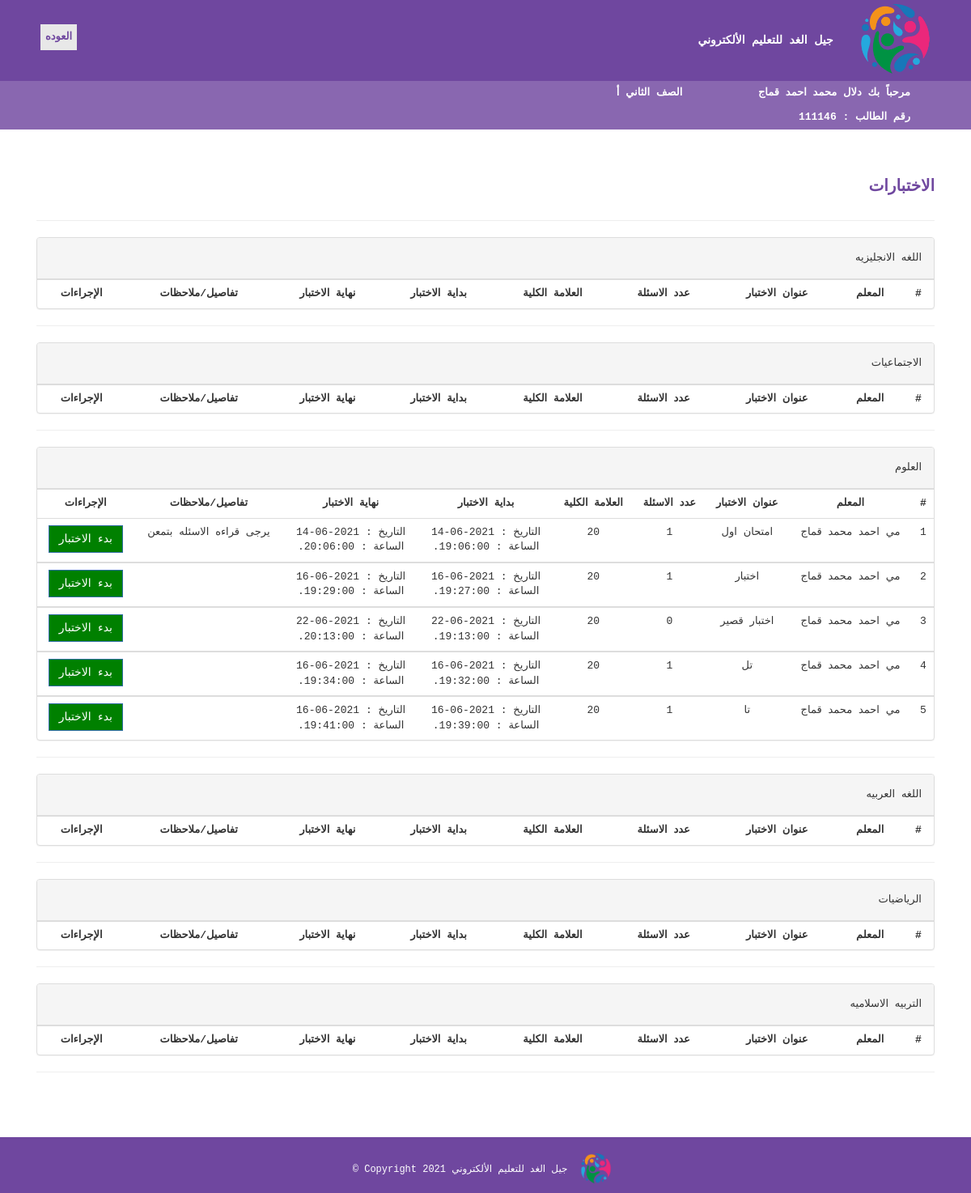
Page /student/exam.php (signed in) on the committed database.
### tables this page shows
CREATE TABLE `student` (
  `id` int(50) NOT NULL,
  `password` varchar(50) NOT NULL,
  `section_id` int(11) NOT NULL,
  `first_name` varchar(50) NOT NULL,
  `second_name` varchar(50) NOT NULL,
  `third_name` varchar(50) NOT NULL,
  `last_name` varchar(50) NOT NULL,
  `mother_name` varchar(15) NOT NULL,
  `guardian` varchar(15) NOT NULL,
  `identity_number` varchar(50) NOT NULL,
  `gender` varchar(50) NOT NULL,
  `phone` varchar(50) NOT NULL,
  `religion` varchar(15) NOT NULL,
  `address` varchar(50) NOT NULL,
  `nationality` varchar(50) NOT NULL,
  `date_of_birth` date NOT NULL,
  `place_of_birth` varchar(15) NOT NULL,
  `creationDate` timestamp NULL DEFAULT current_timestamp(),
  `updationDate` varchar(255) DEFAULT NULL
);

CREATE TABLE `course` (
  `id` int(11) NOT NULL,
  `className` varchar(50) DEFAULT NULL,
  `numOfSection` varchar(10) DEFAULT NULL,
  `creationDate` timestamp NULL DEFAULT current_timestamp(),
  `updationDate` varchar(255) DEFAULT NULL
);

CREATE TABLE `subject` (
  `id` int(11) NOT NULL,
  `subjectName` varchar(75) DEFAULT NULL,
  `cretionData` timestamp NULL DEFAULT current_timestamp(),
  `updationData` varchar(255) DEFAULT NULL
);

CREATE TABLE `exam_tbl` (
  `exam_id` int(11) NOT NULL,
  `teacher_id` varchar(75) NOT NULL,
  `class_id` varchar(250) NOT NULL,
  `sub_id` varchar(250) NOT NULL,
  `start_time` timestamp(6) NOT NULL DEFAULT current_timestamp(6),
  `end_time` timestamp(6) NOT NULL DEFAULT current_timestamp(6),
  `ex_title` varchar(1000) NOT NULL,
  `ex_questlimit_display` int(11) NOT NULL,
  `ex_description` varchar(1000) NOT NULL,
  `ex_created` varchar(300) NOT NULL,
  `ex_mark` int(11) NOT NULL
);

CREATE TABLE `teacher` (
  `id` int(50) NOT NULL,
  `password` varchar(50) NOT NULL,
  `first_name` varchar(50) NOT NULL,
  `second_name` varchar(50) NOT NULL,
  `third_name` varchar(50) NOT NULL,
  `last_name` varchar(50) NOT NULL,
  `identity_number` varchar(50) NOT NULL,
  `gender` varchar(50) NOT NULL,
  `phone` varchar(50) NOT NULL,
  `Email` varchar(50) NOT NULL,
  `address` varchar(50) NOT NULL,
  `nationality` varchar(50) NOT NULL,
  `specialization` varchar(50) NOT NULL,
  `appointment_year` date NOT NULL,
  `date_of_birth` date NOT NULL,
  `creationDate` timestamp NULL DEFAULT current_timestamp(),
  `updationDate` varchar(255) DEFAULT NULL
);

### student/exam.php (the view, shortened to what this page needs)
<?php
include('includes/config.php');
?>
<!DOCTYPE html>
<html lang="en">
<head>
  <link rel="stylesheet" href="https://use.fontawesome.com/releases/v5.11.2/css/all.css">
  <link href="css/bootstrap.min.css" rel="stylesheet">
  <link href="css/mdb.min.css" rel="stylesheet">
      <link href="assets/css/bootstrap.css" rel="stylesheet" />
    <link href="assets/css/font-awesome.css" rel="stylesheet" />
    <link href="assets/css/style.css" rel="stylesheet" />
</head>
<body  style="font-family:Courier New;  margin:0; ">
     <?php include('includes/header.php');?>
	  <a href="home.php"> <b> <button  style="position: absolute;
  left: 50px; top:30px; color:#6F479F; border: none; background-color:#e8e8e8;">العوده</button></b></a>
 <main>
    <div class="content-wrapper">
        <div class="container">
              <div class="row">
                  <div class="col-md-12">
                         <h1  style="color:#6F479F; background-color:#fff; font-size:20px; font-weight: bold;">الاختبارات</h1>
                         <hr class="my-5" >
                    </div>
                </div>
                      <?php
             $sql=mysqli_query($con,"SELECT * FROM `student` where id='".$_SESSION['login']."' ");
                                $class= mysqli_fetch_array($sql);
                                  $s=mysqli_query($con,"SELECT DISTINCT subject FROM `addtable` where class='".$class['section_id']."' ");
                            while($da= mysqli_fetch_array($s))
{
                       ?>   <div class="panel panel-default">
                        <div class="panel-heading">
                            <?php
                             $class1=$da['subject'];
                           $cl= mysqli_query($con,"select * from subject where id = '$class1'");
                            $class= mysqli_fetch_array($cl);
                                echo htmlentities($class['subjectName']);
                            ?>
                        </div>
                            <div class="table-responsive table-bordered">
                                <table class="table">
                                  <thead>
                                    <tbody>
                                        <tr>
                                             <th style="text-align:center">#</th>
                                             <th style="text-align:center">المعلم</th>
                                             <th style="text-align:center">عنوان الاختبار</th>
                                             <th style="text-align:center">عدد الاسئلة</th>
                                             <th style="text-align:center"> العلامة الكلية</th>
                                              <th style="text-align:center">بداية الاختبار</th>
                                                 <th style="text-align:center">نهاية الاختبار</th>
                                                <th style="text-align:center">تفاصيل/ملاحظات</th>
                                                  <th style="text-align:center">الإجراءات</th>
                                     <?php     $cnt=1;
                                       $sql=mysqli_query($con,"SELECT * FROM `student` where id='".$_SESSION['login']."' ");
                                         $c= mysqli_fetch_array($sql);
                                         $sql=mysqli_query($con,"SELECT * FROM `exam_tbl` where class_id='".$c['section_id']."' AND sub_id='".$class['id']."' ");
                                       while(  $row=mysqli_fetch_array($sql))
                                       {
     $teacher=$row['teacher_id'];
      $sec=mysqli_query($con,"select first_name,second_name,third_name,last_name from teacher where id = '$teacher'");
  $teacher= mysqli_fetch_array($sec);
                                 $x=substr($row['start_time'], 0, 11);
   $x1=substr($row['start_time'], 10,10);
   $X=substr($row['end_time'], 0, 11);
   $X1=substr($row['end_time'],10,10);
                                        ?>
                                        <tr>
                                            <td style="text-align:center"><?php echo $cnt;?></td>
                                         <td style="text-align:center"><?php echo htmlentities($teacher['first_name'])," ",htmlentities($teacher['second_name'])," ",htmlentities($teacher['third_name'])," ",htmlentities($teacher['last_name']);?></td>
                                         <td style="text-align:center"><?php echo htmlentities($row['ex_title']); ?></td>
                                         <td style="text-align:center"><?php echo htmlentities($row['ex_questlimit_display']); ?></td>
                                         <td style="text-align:center"><?php echo htmlentities($row['ex_mark']); ?></td>
                                          <td style="text-align:center"><?php echo 'التاريخ : ',$x,'</br>','الساعة :',$x1; ?></td>
                                         <td style="text-align:center"><?php echo 'التاريخ : ',$X,'</br>','الساعة :',$X1; ?></td>
                                                 <td style="text-align:center"><?php echo htmlentities($row['ex_description']);?></td>
                                              <td style="text-align:center">
                                                    <a href="time-exam.php?id=<?php echo $row['exam_id']?>">
                                                <button class="btn btn-primary" style="background-color:#008000;"> بدء الاختبار</button> </a>
                            </tbody>     <?php $cnt++;} ?>
    </table>
     </div>
      </div>
           <hr>
  <?php } ?>
                                      </div></div>
    </main>
  <?php include('includes/footer.php');?>
</body>
</html>

### student/includes/header.php (shortened to what this page needs)
  <div style=" background-color:#6F479F ; color:#fff; font-size:14px ;font-weight: bold;">
                      <img src="jel.png" alt="logo"style="max-height: 100px; padding:5px; padding-right:30px;"/>
  جيل الغد للتعليم الألكتروني
     <div  style="color:#fff; font-size:13px ; padding-right:75px;  background-color:#8967B0 " >
            <?php
        $sql=mysqli_query($con,"SELECT * FROM `student` where id='".$_SESSION['login']."' ");
    $row=mysqli_fetch_array($sql);
echo "مرحباً بك ",$row['first_name'],' ',$row['second_name'],' ',$row['third_name'],' ',$row['last_name'];
        $s=mysqli_query($con,"SELECT * FROM `course` where id='".$row['section_id']."' ");
                                   $c= mysqli_fetch_array($s); echo "&nbsp; &nbsp; &nbsp; &nbsp; &nbsp; &nbsp; ",$c['className'],' ',$c['numOfSection'];
                echo "<br>","رقم الطالب : ",$row['id'];
             ?>
          </div>
</div>

### student/assets/css/style.css (style rules this page uses)
.content-wrapper { margin-top: 40px; min-height: 600px; padding-bottom: 60px; }
.btn { border-radius: 0px; -webkit-border-radius: 0px; -moz-border-radius: 0px; }

### rows in the picture
student: first_name "دلال", second_name "محمد", third_name "احمد", last_name "قماج", id "111146"
course: className "الصف الثاني", numOfSection "أ"
subject: subjectName "اللغه الانجليزيه"
subject: subjectName "الاجتماعيات"
subject: subjectName "العلوم"
exam_tbl: teacher.first_name "مي", teacher.second_name "احمد", teacher.third_name "محمد", teacher.last_name "قماج", ex_title "امتحان اول", ex_questlimit_display "1", ex_mark "20", start_time "2021-06-14", start_time "19:06:00.", end_time "2021-06-14", end_time "20:06:00.", ex_description "يرجى قراءه الاسئله بتمعن"
exam_tbl: teacher.first_name "مي", teacher.second_name "احمد", teacher.third_name "محمد", teacher.last_name "قماج", ex_title "اختبار", ex_questlimit_display "1", ex_mark "20", start_time "2021-06-16", start_time "19:27:00.", end_time "2021-06-16", end_time "19:29:00."
exam_tbl: teacher.first_name "مي", teacher.second_name "احمد", teacher.third_name "محمد", teacher.last_name "قماج", ex_title "اختبار قصير", ex_questlimit_display "0", ex_mark "20", start_time "2021-06-22", start_time "19:13:00.", end_time "2021-06-22", end_time "20:13:00."
exam_tbl: teacher.first_name "مي", teacher.second_name "احمد", teacher.third_name "محمد", teacher.last_name "قماج", ex_title "تل", ex_questlimit_display "1", ex_mark "20", start_time "2021-06-16", start_time "19:32:00.", end_time "2021-06-16", end_time "19:34:00."
exam_tbl: teacher.first_name "مي", teacher.second_name "احمد", teacher.third_name "محمد", teacher.last_name "قماج", ex_title "تا", ex_questlimit_display "1", ex_mark "20", start_time "2021-06-16", start_time "19:39:00.", end_time "2021-06-16", end_time "19:41:00."
subject: subjectName "اللغه العربيه"
subject: subjectName "الرياضيات"
subject: subjectName "التربيه الاسلاميه"
